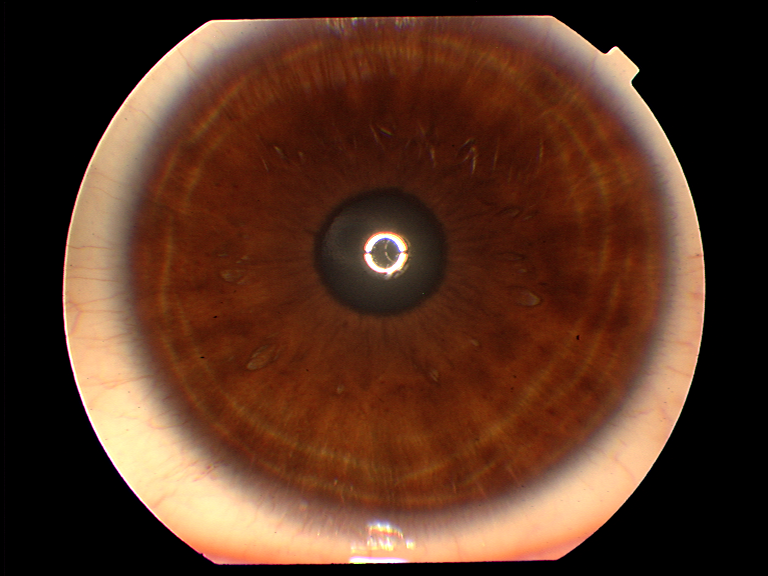
#> input picture Image Processing Final Project/Iris recognition project/Iris recognition project/Test/Person_1/Left_Eye/P1Test_Left.png, 768 x 576 px, found by its file name; its folder holds only this picture in this run
$ python evaluate.py
#> lines starting #> are read from the running program, lines starting #| are printed output that depends on the picture; after the words box and inside, x2 and y2 are one past the last pixel; in counts of white or black regions, pixels touching at a corner belong together
#> (reads Image Processing Final Project/Iris recognition project/Iris recognition project/average_histograms.pkl from the repository)
### Image Processing Final Project/Iris recognition project/Iris recognition project/preprocess.py
import cv2
import numpy as np
import os # used to interact with the file system (e.g., reading directories, handling paths).

def preprocess_image(image_path):
    # Read the image
    img = cv2.imread(image_path)
#> img is the input picture: shape (576, 768, 3); mean B, G, R 34.3, 51.6, 86.5
    resized_img = cv2.resize(img, (256, 256))  # Resize 3shan kolo yekoon zy ba3d
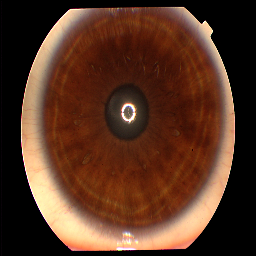
#> resized_img: shape (256, 256, 3); mean B, G, R 34.3, 51.6, 86.5

    # Convert to HSV for better color representation.
    hsv_img = cv2.cvtColor(resized_img, cv2.COLOR_BGR2HSV)
#> hsv_img: shape (256, 256, 3); mean H, S, V 9.5, 124, 86.6

    # Focus on the Hue channel el heya awel channel fel HSV reprsenation
    hue_channel = hsv_img[:, :, 0]
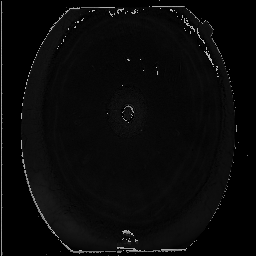
#> hue_channel: shape (256, 256); min 0, max 179, mean 9.5

    # Mask iris region using circular mask
    mask = np.zeros_like(hue_channel, dtype=np.uint8) # create a blank mask of the same size as hue channel
    center = (128, 128)  # Assume iris is centered in resized image
    cv2.circle(mask, center, 60, (255, 255, 255), -1)  # Mask size depends on image
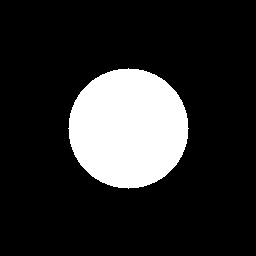
#> mask: shape (256, 256); 17.2% white; 1 white region, box (x1, y1, x2, y2) and area: (68, 68, 189, 189) 11289
    masked_hue = cv2.bitwise_and(hue_channel, hue_channel, mask=mask)
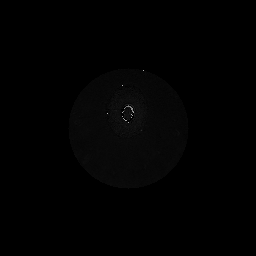
#> masked_hue: shape (256, 256); min 0, max 179, mean 1.6

    # Calculate histogram
    hist = cv2.calcHist([masked_hue], [0], mask, [256], [0, 256])
#> hist = 256 values, max 2985 at index 8, min 0 at index 28, mean 44.1
    hist = cv2.normalize(hist, hist).flatten()  # Normalize the histogram
#> hist = 256 values, max 0.645 at index 8, min 0 at index 28, mean 0.00952

    return hist

### Image Processing Final Project/Iris recognition project/Iris recognition project/test.py
import cv2
import pickle
from preprocess import preprocess_image

def recognize_person(test_image, histograms_file):
    # Load stored average histograms with read mode
    with open(histograms_file, "rb") as f:
        person_histograms = pickle.load(f) # load dictionary of average histograms

    # Processes the input test image to extract the histogram for the iris region.
    test_histogram = preprocess_image(test_image)
#> test_histogram has the same summary as hist in preprocess_image

    # Compare with each person's average histogram to find best match from file
    best_match = None
    highest_similarity = -1
    for person, avg_histogram in person_histograms.items():
        similarity = cv2.compareHist(test_histogram, avg_histogram, cv2.HISTCMP_CORREL)
        if similarity > highest_similarity:
            highest_similarity = similarity
            best_match = person
#> this loop made 15 passes
#> (similarity, highest_similarity) on pass 1: (0.996, 0.996)
#> similarity on passes 2 to 7: 0.12, 0.106, 0.356, 0.135, 0.366, 0.0829
#> after the loop, best_match = 'Person_1'; highest_similarity = 0.996

    return best_match, highest_similarity


# over all steps
# Load data
# Preprocess the input
# Compare
# Find best match
# Return

### Image Processing Final Project/Iris recognition project/Iris recognition project/evaluate.py
import os
import pickle
from sklearn.metrics import confusion_matrix, accuracy_score
from preprocess import preprocess_image
from test import recognize_person

# Path to the test dataset
test_dataset_path = r"C:\Users\20111\OneDrive\Desktop\Image Processing\Iris recognition project\Test"  # Update with the actual test dataset path
histograms_file = "average_histograms.pkl"  # Trained histograms file

# Load trained average histograms
if not os.path.exists(histograms_file):
    raise FileNotFoundError("Model not trained yet! Please train the model first.")

with open(histograms_file, "rb") as f:
    person_histograms = pickle.load(f)

# Collect true labels and predicted labels
true_labels = []
predicted_labels = []

for person in os.listdir(test_dataset_path):
    person_path = os.path.join(test_dataset_path, person)
    if not os.path.isdir(person_path):
        continue

    for eye in ['Left_Eye', 'Right_Eye']:
        eye_path = os.path.join(person_path, eye)
        if os.path.exists(eye_path):
            for img_file in os.listdir(eye_path):
                img_path = os.path.join(eye_path, img_file)
                true_labels.append(person)  # Add the true label (folder name)

                # Predict using the recognize_person function
                predicted_person, _ = recognize_person(img_path, histograms_file)
#> predicted_person = 'Person_1'
                predicted_labels.append(predicted_person)
#> pass 2 of the loop `for person in os.listdir(test_dataset_path):`:
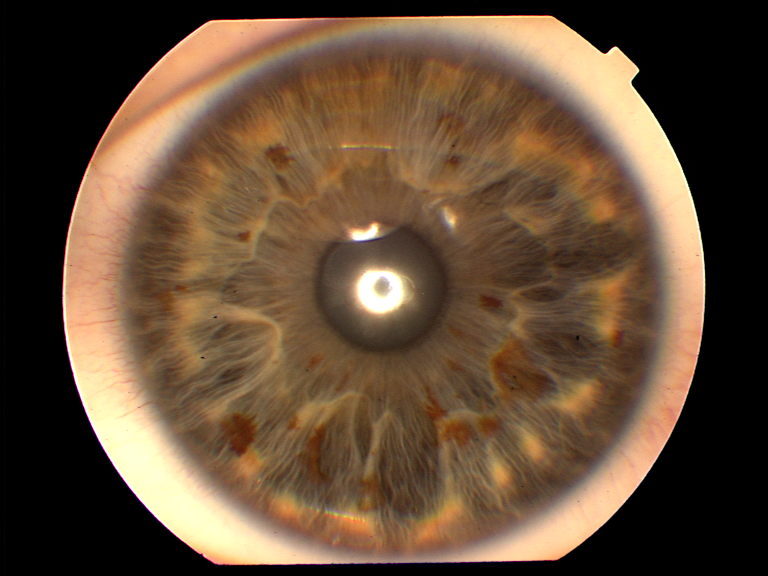
#> input picture Image Processing Final Project/Iris recognition project/Iris recognition project/Test/Person_10/Left_Eye/P10Test_Left.png, 768 x 576 px, found by its file name
#> in preprocess_image, img is the input picture: shape (576, 768, 3); mean B, G, R 55.5, 76.7, 100
#> in preprocess_image (call 3), `resized_img = cv2.resize(img, (256, 256))`:
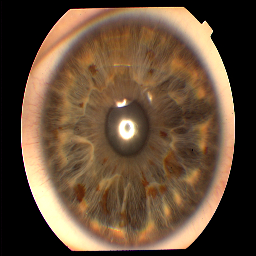
#> resized_img: shape (256, 256, 3); mean B, G, R 55.5, 76.8, 100
#> hsv_img: shape (256, 256, 3); mean H, S, V 12.4, 86.9, 100.1
#> in preprocess_image (call 3), `masked_hue = cv2.bitwise_and(hue_channel, hue_channel, mask=mask)`:
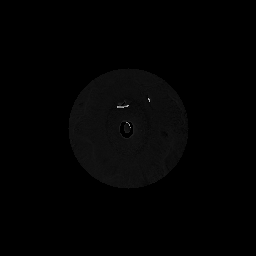
#> masked_hue: shape (256, 256); min 0, max 179, mean 2.6
#> in preprocess_image (call 3), `hist = cv2.calcHist([masked_hue], [0], mask, [256], [0, 256])`: hist = 256 values, max 2215 at index 15, min 0 at index 1, mean 44.1
#> in preprocess_image (call 3), `hist = cv2.normalize(hist, hist).flatten()`: hist = 256 values, max 0.548 at index 15, min 0 at index 1, mean 0.0109
#> predicted_person = 'Person_10'

# Compute confusion matrix and accuracy
conf_matrix = confusion_matrix(true_labels, predicted_labels, labels=list(person_histograms.keys()))
accuracy = accuracy_score(true_labels, predicted_labels)

# Print results
print("Confusion Matrix:")
person_names = list(person_histograms.keys())  # Get the person names
for i, row in enumerate(conf_matrix):
    row_str = " ".join([f"{value}" for value in row])
    print(f"{person_names[i]}: {row_str}")

print(f"Accuracy: {accuracy:.2f}")
